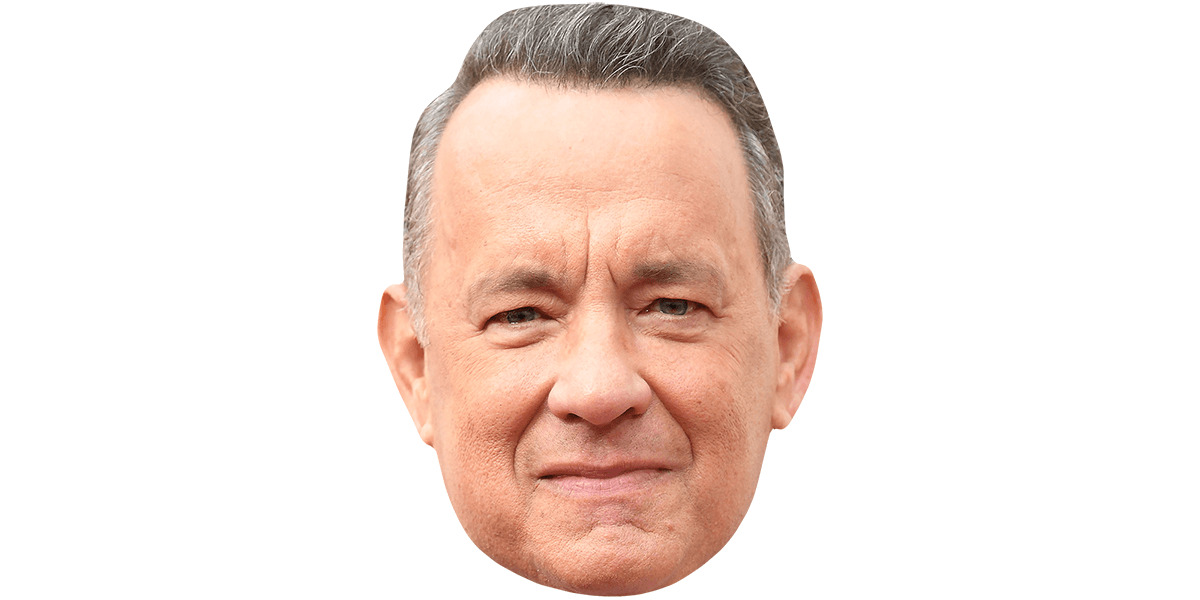
#> input picture face.jpg, 1200 x 600 px
$ python animate_face.py
#> lines starting #> are read from the running program, lines starting #| are printed output that depends on the picture
import numpy as np
import matplotlib.pyplot as plt
import matplotlib.image as mpimg

# ---------- Metin -> Viseme Dönüşümü Modülü ----------
def metin_to_viseme(metin):
    """
    Verilen metindeki harflere göre basit bir viseme dizisi oluşturur.
    - Sesli harfler (a, e, o) için 'acik'
    - m, b, p gibi harfler için 'kapali'
    - Diğer harfler için 'notr'
    """
    viseme = []
    for harf in metin.lower():
        if harf in "aeo":
            viseme.append("acik")
        elif harf in "mbp":
            viseme.append("kapali")
        else:
            viseme.append("notr")
    return viseme

# ---------- Ağız Şekli ve Deformasyon Modülü ----------
def get_mouth_shape(state):
    """
    Verilen duruma göre ağız kontrol noktalarını döndürür.
    Kontrol noktaları: [sol_kose, sag_kose, ust_orta, alt_orta]
    """
    mouth_shapes = {
        "notr": np.array([[1, 1], [3, 1], [2, 1.5], [2, 0.5]]),
        "acik": np.array([[1, 1], [3, 1], [2, 1.7], [2, 0.3]]),   # Ağız daha açık
        "kapali": np.array([[1, 1], [3, 1], [2, 1.4], [2, 0.6]]),  # Ağız daha kapalı
    }
    return mouth_shapes.get(state, mouth_shapes["notr"])

def interpolate_shapes(shape1, shape2, t):
    """
    shape1 ile shape2 arasında t (0 ile 1 arasında) oranında lineer interpolasyon yapar.
    """
    shape1 = np.array(shape1)
    shape2 = np.array(shape2)
    return (1 - t) * shape1 + t * shape2

# ---------- Animasyonu Yüz Fotoğrafı Üzerinde Gösterme ----------
def animate_viseme_on_face(face_image_path, metin, frames_per_transition=20):
    """
    Yüz fotoğrafı üzerinde, verilen metne göre ağız animasyonunu oluşturur.
    """
#> called with face_image_path = 'face.jpg', metin = 'Merhaba', frames_per_transition = 20
    # Yüz fotoğrafını yükle
    img = mpimg.imread(face_image_path)
#> img is the input picture: shape (600, 1200, 3); mean R, G, B 242.9, 228.7, 222.4

    # Bu örnekte, ağız bölgesini temsil etmek için bir "mouth box" belirleyeceğiz.
    # (x_min, y_min, x_max, y_max) şeklinde; bu değerler kullandığın fotoğrafa göre ayarlanmalı.
    mouth_box = [539, 436, 669, 484]  # Bu örnek koordinatlar, denemeler yaparak ayarlayabilirsin.

    viseme_seq = metin_to_viseme(metin)
    print("Üretilen viseme dizisi:", viseme_seq)

    plt.ion()
    fig, ax = plt.subplots()

    # Her ardışık iki viseme arasında geçiş animasyonu
    for i in range(len(viseme_seq) - 1):
        shape_start = get_mouth_shape(viseme_seq[i])
        shape_end = get_mouth_shape(viseme_seq[i+1])
        for t in np.linspace(0, 1, frames_per_transition):
            shape_interp = interpolate_shapes(shape_start, shape_end, t)

            # Şimdi, bu ağız şekli koordinatlarını mouth_box boyutlarına dönüştürelim.
            x_min, y_min, x_max, y_max = mouth_box
            transformed_shape = []
            for point in shape_interp:
                x, y = point
                # x için: [1, 3] aralığından mouth_box'un x aralığına dönüşüm
                x_mapped = x_min + ((x - 1) / (3 - 1)) * (x_max - x_min)
                # y için: yaklaşık [0.3, 1.7] aralığından mouth_box'un y aralığına dönüşüm
                y_mapped = y_min + ((y - 0.3) / (1.7 - 0.3)) * (y_max - y_min)
                transformed_shape.append([x_mapped, y_mapped])
            transformed_shape = np.array(transformed_shape)

            # Dönüştürülmüş koordinatları kullanarak poligon oluştur
            poly_x = [transformed_shape[0,0], transformed_shape[2,0], transformed_shape[1,0], transformed_shape[3,0], transformed_shape[0,0]]
            poly_y = [transformed_shape[0,1], transformed_shape[2,1], transformed_shape[1,1], transformed_shape[3,1], transformed_shape[0,1]]

            # Görüntüyü ve ağız şeklinin overlay'ini çiz
            ax.clear()
            ax.imshow(img)
            ax.plot(poly_x, poly_y, marker='o', color='red')
            ax.set_title(f"Geçiş: {viseme_seq[i]} -> {viseme_seq[i+1]} (t = {t:.2f})")
            plt.pause(0.1)
#> this loop made 6 passes
#> pass 1, in animate_viseme_on_face, `plt.pause(0.1)`:
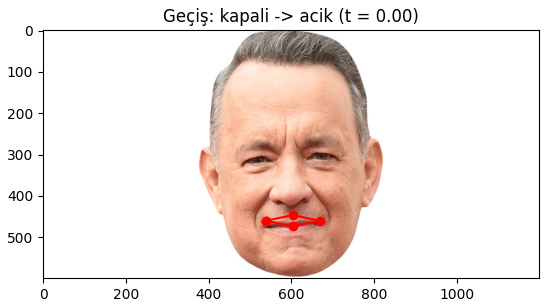
#> figure drawn by matplotlib, 1 panel

    plt.ioff()
    plt.show()

# ---------- Uygulama ----------
if __name__ == "__main__":
    face_image_path = "face.jpg"  # Yüz fotoğrafının dosya yolunu buraya gir.
    metin = "Merhaba"
    animate_viseme_on_face(face_image_path, metin)
